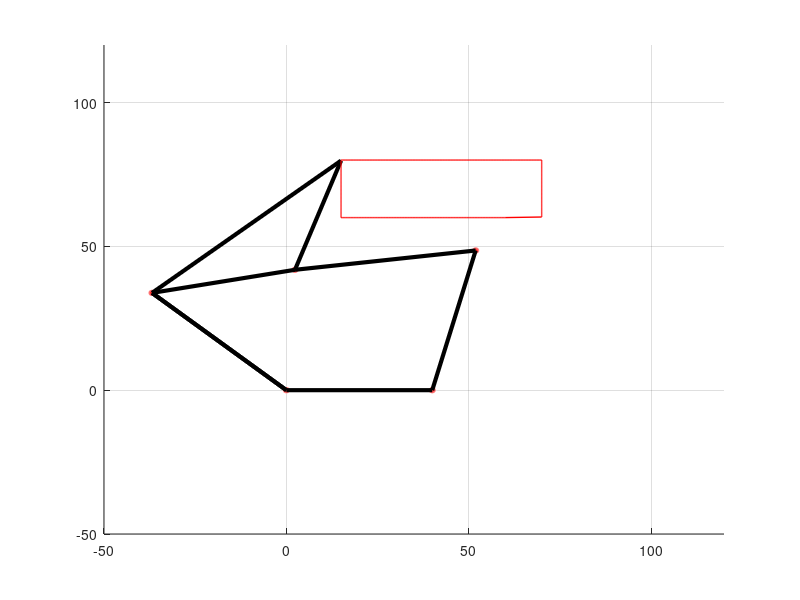

Reproduce this figure in MATLAB.
clear all
close all
clc

l1=50;l2=40;l3=50;l4=50;l5=40;
phi=pi/6;

xf = [];
yf = [];
step = 0.2;

j=15;
while j<70
    j
    xf = [xf;j];
    yf = [yf;80];
    j = j + step;
end

j=80;
while j>60
    j
    xf = [xf;70];
    yf = [yf;j];
    j = j - step;
end

j=60;
while j>15
    j
    xf = [xf;j];
    yf = [yf;60];
    j = j - step;
end

j=60;
while j<80
    j
    xf = [xf;15];
    yf = [yf;j];
    j = j + step;
end

theta1 = [];
for j = 1:length(xf)
    j
    A = 2*xf(j)*l1;
    B = 2*yf(j)*l1;
    C = xf(j)^2 + yf(j)^2 + l1^2 - 4*l2^2*(cos(phi))^2;
    theta1 = [theta1;2*atan((B+sqrt(B^2+A^2-C^2))/(A+C))];
end

theta2=[];
for j = 1:length(xf)
    j
    k = (xf(j)-l1*cos(theta1(j)))/(2*l2*cos(phi));
    theta2 = [theta2;2*atan(sqrt((-k+1)/(k+1)))-phi];
end

theta4=[];
for j = 1:length(xf)
    j
    B1 = -2*l1*l4*sin(theta1(j))-2*l2*l4*sin(theta2(j));
    A1 = 2*l4*l5-2*l1*l4*cos(theta1(j))-2*l2*l4*cos(theta2(j));
    C1 = l1^2+l2^2+l4^2+l5^2-l3^2 + 2*l1*l2*cos(theta1(j)-theta2(j)) - 2*l1*l5*cos(theta1(j)) - 2*l2*l5*cos(theta2(j));
    disp((-B1-sqrt(B1^2+A1^2-C1^2))/(C1-A1));
    theta4 = [theta4;2*atan((-B1-sqrt(B1^2+A1^2-C1^2))/(C1-A1))];
end

theta3=[];
for j = 1:length(xf)
    j
    K1=(l1*sin(theta1(j))+l2*sin(theta2(j))-l4*sin(theta4(j)))/l3;
    theta3 = [theta3;2*atan((1+sqrt(1-K1^2))/K1)];
end

pA = [0 0];
pB = [l1*cos(theta1) l1*sin(theta1)];
pE = [l5 0];
pD = [l5+l4*cos(theta4) l4*sin(theta4)];
pC = [l5+l4*cos(theta4)+l3*cos(theta3) l4*sin(theta4)+l3*sin(theta3)];


grid ON
hold on

for i = 1:length(xf)

    F = [xf(i) yf(i)];
    p1=viscircles([pA(1) pA(2)],0.6);
    p2=viscircles([pB(i,1) pB(i,2)],0.6);
    p3=viscircles([pC(i,1) pC(i,2)],0.6);
    p4=viscircles([pD(i,1) pD(i,2)],0.6);
    p5=viscircles([pE(1) pE(2)],0.6);

    xs = [pA(1) pB(i,1) pC(i,1) pD(i,1) pE(1) pA(1) pB(i,1) xf(i) pC(i,1)];
    ys = [pA(2) pB(i,2) pC(i,2) pD(i,2) pE(2) pA(2) pB(i,2) yf(i) pC(i,2)];

    Fx(i) = F(1);
    Fy(i) = F(2);
    Plot=plot(xs,ys,'k','Linewidth',3);
   
    Plot2=plot(Fx,Fy,'-r','Linewidth',1);
    set(gca,'Xlim',[-50,120],'Ylim',[-50,120]);
   
    pause(0.01);
    if i<length(xf)
        delete(p1);
        delete(p2);
        delete(p3);
        delete(p4);
        delete(p5);
        delete(Plot);
        delete(Plot2);
    end
end
